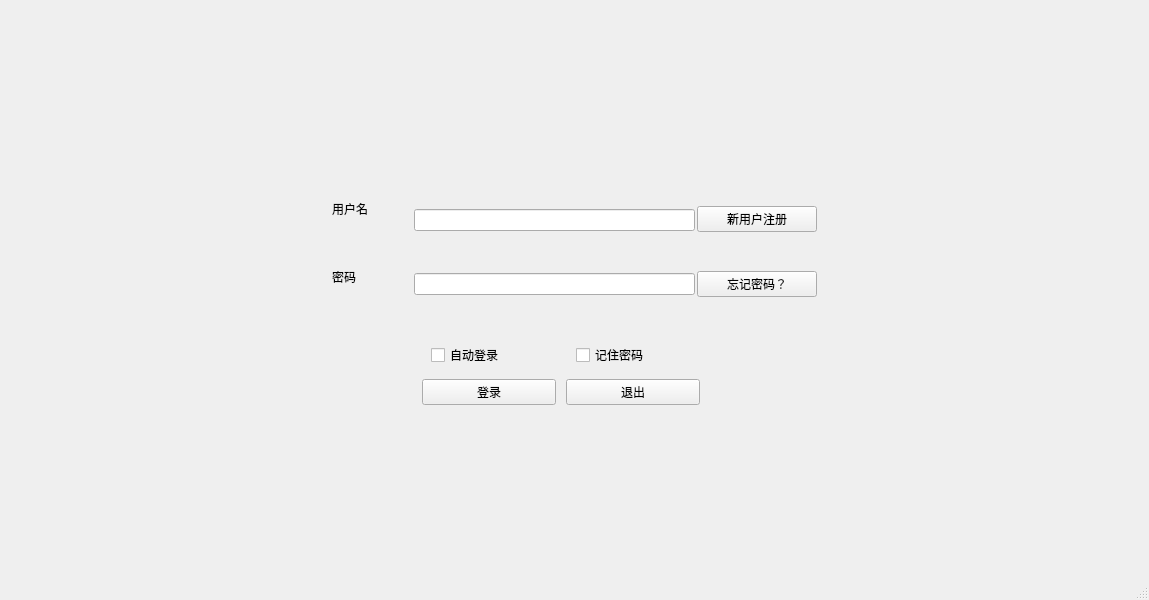
<?xml version="1.0" encoding="UTF-8"?>
<ui version="4.0">
 <class>MainWindow</class>
 <widget class="QMainWindow" name="MainWindow">
  <property name="geometry">
   <rect>
    <x>0</x>
    <y>0</y>
    <width>1149</width>
    <height>600</height>
   </rect>
  </property>
  <property name="sizePolicy">
   <sizepolicy hsizetype="Expanding" vsizetype="Expanding">
    <horstretch>0</horstretch>
    <verstretch>0</verstretch>
   </sizepolicy>
  </property>
  <property name="windowTitle">
   <string>MainWindow</string>
  </property>
  <widget class="QWidget" name="centralwidget">
   <property name="sizePolicy">
    <sizepolicy hsizetype="Expanding" vsizetype="Expanding">
     <horstretch>0</horstretch>
     <verstretch>0</verstretch>
    </sizepolicy>
   </property>
   <layout class="QGridLayout" name="gridLayout" rowstretch="2,3,2" columnstretch="2,3,2">
    <item row="0" column="1">
     <spacer name="verticalSpacer">
      <property name="orientation">
       <enum>Qt::Vertical</enum>
      </property>
      <property name="sizeHint" stdset="0">
       <size>
        <width>20</width>
        <height>40</height>
       </size>
      </property>
     </spacer>
    </item>
    <item row="1" column="2">
     <spacer name="horizontalSpacer_2">
      <property name="orientation">
       <enum>Qt::Horizontal</enum>
      </property>
      <property name="sizeHint" stdset="0">
       <size>
        <width>40</width>
        <height>20</height>
       </size>
      </property>
     </spacer>
    </item>
    <item row="1" column="1">
     <layout class="QVBoxLayout" name="total_layout" stretch="5,1,1">
      <property name="spacing">
       <number>4</number>
      </property>
      <item>
       <layout class="QHBoxLayout" name="user" stretch="2,7,3">
        <property name="spacing">
         <number>2</number>
        </property>
        <item>
         <layout class="QVBoxLayout" name="verticalLayout_2" stretch="0,4,7,0">
          <item>
           <widget class="QLabel" name="label">
            <property name="text">
             <string/>
            </property>
           </widget>
          </item>
          <item>
           <widget class="QLabel" name="name_lb">
            <property name="sizePolicy">
             <sizepolicy hsizetype="Preferred" vsizetype="Preferred">
              <horstretch>0</horstretch>
              <verstretch>0</verstretch>
             </sizepolicy>
            </property>
            <property name="text">
             <string>用户名</string>
            </property>
           </widget>
          </item>
          <item>
           <widget class="QLabel" name="password_lb">
            <property name="enabled">
             <bool>true</bool>
            </property>
            <property name="sizePolicy">
             <sizepolicy hsizetype="Preferred" vsizetype="Preferred">
              <horstretch>0</horstretch>
              <verstretch>0</verstretch>
             </sizepolicy>
            </property>
            <property name="text">
             <string>密码</string>
            </property>
           </widget>
          </item>
          <item>
           <widget class="QLabel" name="label_2">
            <property name="text">
             <string/>
            </property>
           </widget>
          </item>
         </layout>
        </item>
        <item>
         <layout class="QVBoxLayout" name="verticalLayout" stretch="4,3">
          <item>
           <widget class="QLineEdit" name="name_le"/>
          </item>
          <item>
           <widget class="QLineEdit" name="pwd_le">
            <property name="echoMode">
             <enum>QLineEdit::Password</enum>
            </property>
           </widget>
          </item>
         </layout>
        </item>
        <item>
         <layout class="QVBoxLayout" name="verticalLayout_3">
          <item>
           <widget class="QPushButton" name="register_btn">
            <property name="text">
             <string>新用户注册</string>
            </property>
           </widget>
          </item>
          <item>
           <widget class="QPushButton" name="forgetpwd_btn">
            <property name="text">
             <string>忘记密码？</string>
            </property>
           </widget>
          </item>
         </layout>
        </item>
       </layout>
      </item>
      <item>
       <layout class="QHBoxLayout" name="settings" stretch="2,3,3,2">
        <item>
         <widget class="QLabel" name="empty_left_lb">
          <property name="text">
           <string/>
          </property>
         </widget>
        </item>
        <item>
         <widget class="QCheckBox" name="autologin_cb">
          <property name="text">
           <string>自动登录</string>
          </property>
         </widget>
        </item>
        <item>
         <widget class="QCheckBox" name="remempwd_btn">
          <property name="text">
           <string>记住密码</string>
          </property>
         </widget>
        </item>
        <item>
         <widget class="QLabel" name="empty_right">
          <property name="text">
           <string/>
          </property>
         </widget>
        </item>
       </layout>
      </item>
      <item>
       <layout class="QHBoxLayout" name="buttons" stretch="3,5,5,4">
        <property name="spacing">
         <number>10</number>
        </property>
        <property name="sizeConstraint">
         <enum>QLayout::SetDefaultConstraint</enum>
        </property>
        <item>
         <widget class="QLabel" name="empty_left_lb_2">
          <property name="text">
           <string/>
          </property>
         </widget>
        </item>
        <item>
         <widget class="QPushButton" name="login_btn">
          <property name="text">
           <string>登录</string>
          </property>
         </widget>
        </item>
        <item>
         <widget class="QPushButton" name="cancel_btn">
          <property name="text">
           <string>退出</string>
          </property>
         </widget>
        </item>
        <item>
         <widget class="QLabel" name="empty_right_lb">
          <property name="text">
           <string/>
          </property>
         </widget>
        </item>
       </layout>
      </item>
     </layout>
    </item>
    <item row="1" column="0">
     <spacer name="horizontalSpacer">
      <property name="orientation">
       <enum>Qt::Horizontal</enum>
      </property>
      <property name="sizeHint" stdset="0">
       <size>
        <width>40</width>
        <height>20</height>
       </size>
      </property>
     </spacer>
    </item>
    <item row="2" column="1">
     <spacer name="verticalSpacer_2">
      <property name="orientation">
       <enum>Qt::Vertical</enum>
      </property>
      <property name="sizeHint" stdset="0">
       <size>
        <width>20</width>
        <height>40</height>
       </size>
      </property>
     </spacer>
    </item>
   </layout>
  </widget>
  <widget class="QMenuBar" name="menubar">
   <property name="geometry">
    <rect>
     <x>0</x>
     <y>0</y>
     <width>1149</width>
     <height>26</height>
    </rect>
   </property>
  </widget>
  <widget class="QStatusBar" name="statusbar"/>
 </widget>
 <resources/>
 <connections>
  <connection>
   <sender>cancel_btn</sender>
   <signal>clicked()</signal>
   <receiver>MainWindow</receiver>
   <slot>close()</slot>
   <hints>
    <hint type="sourcelabel">
     <x>661</x>
     <y>407</y>
    </hint>
    <hint type="destinationlabel">
     <x>682</x>
     <y>509</y>
    </hint>
   </hints>
  </connection>
 </connections>
</ui>
